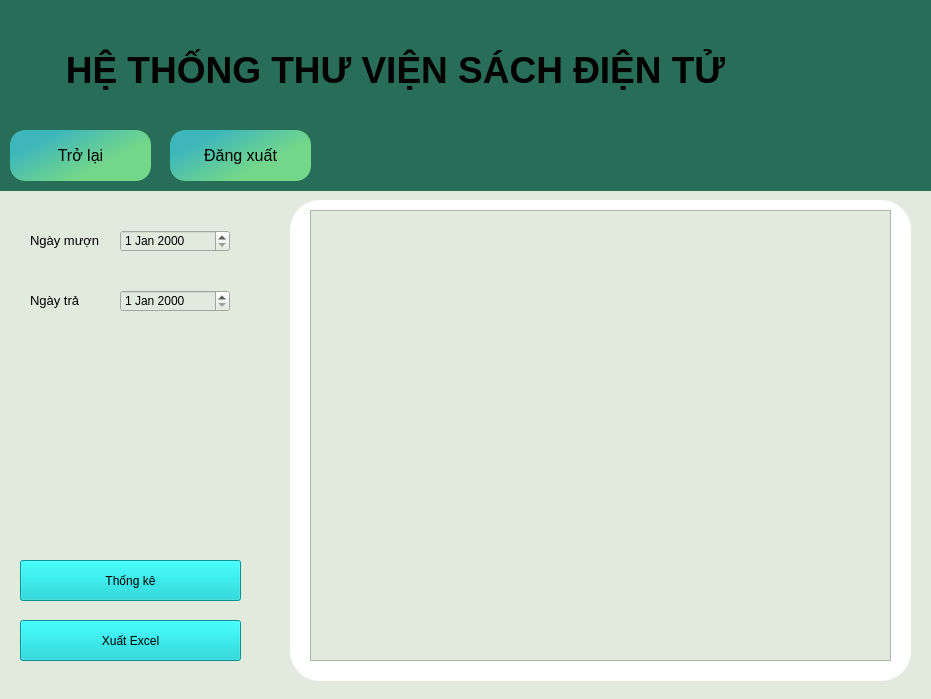
<?xml version="1.0" encoding="UTF-8"?>
<ui version="4.0">
 <class>Thongke</class>
 <widget class="QMainWindow" name="Thongke">
  <property name="geometry">
   <rect>
    <x>0</x>
    <y>0</y>
    <width>931</width>
    <height>699</height>
   </rect>
  </property>
  <property name="windowTitle">
   <string>MainWindow</string>
  </property>
  <widget class="QWidget" name="centralwidget">
   <widget class="QLabel" name="label">
    <property name="geometry">
     <rect>
      <x>-10</x>
      <y>-10</y>
      <width>941</width>
      <height>201</height>
     </rect>
    </property>
    <property name="styleSheet">
     <string notr="true">background-color: rgb(40, 109, 87);</string>
    </property>
    <property name="text">
     <string/>
    </property>
   </widget>
   <widget class="QLabel" name="label_9">
    <property name="geometry">
     <rect>
      <x>490</x>
      <y>0</y>
      <width>431</width>
      <height>191</height>
     </rect>
    </property>
    <property name="text">
     <string/>
    </property>
    <property name="pixmap">
     <pixmap>HinhAnh/background-trangchu1-removebg-preview.png</pixmap>
    </property>
    <property name="scaledContents">
     <bool>true</bool>
    </property>
   </widget>
   <widget class="QPushButton" name="p_trolai">
    <property name="geometry">
     <rect>
      <x>10</x>
      <y>130</y>
      <width>141</width>
      <height>51</height>
     </rect>
    </property>
    <property name="font">
     <font>
      <pointsize>12</pointsize>
     </font>
    </property>
    <property name="styleSheet">
     <string notr="true">QPushButton#p_trolai{
background-color: qlineargradient(spread:pad, x1:0.0199005, y1:0.204, x2:0.726, y2:0.7105, stop:0.19403 rgba(63, 183, 186, 255), stop:0.900498 rgba(115, 214, 139, 255));
border-radius: 15px;
}
QPushButton#p_trolai::hover{
	background-color:rgb(255, 170, 0);
}
</string>
    </property>
    <property name="text">
     <string>Trở lại</string>
    </property>
   </widget>
   <widget class="QWidget" name="widget" native="true">
    <property name="geometry">
     <rect>
      <x>0</x>
      <y>190</y>
      <width>941</width>
      <height>511</height>
     </rect>
    </property>
    <property name="styleSheet">
     <string notr="true">background-color: rgb(226, 234, 221);</string>
    </property>
    <widget class="QTableWidget" name="tb_tk">
     <property name="geometry">
      <rect>
       <x>310</x>
       <y>20</y>
       <width>581</width>
       <height>451</height>
      </rect>
     </property>
     <property name="editTriggers">
      <set>QAbstractItemView::NoEditTriggers</set>
     </property>
     <property name="tabKeyNavigation">
      <bool>false</bool>
     </property>
     <property name="showDropIndicator" stdset="0">
      <bool>false</bool>
     </property>
     <property name="dragDropOverwriteMode">
      <bool>false</bool>
     </property>
     <property name="alternatingRowColors">
      <bool>true</bool>
     </property>
     <attribute name="horizontalHeaderDefaultSectionSize">
      <number>166</number>
     </attribute>
     <attribute name="horizontalHeaderStretchLastSection">
      <bool>true</bool>
     </attribute>
    </widget>
    <widget class="QLabel" name="label_2">
     <property name="geometry">
      <rect>
       <x>290</x>
       <y>10</y>
       <width>621</width>
       <height>481</height>
      </rect>
     </property>
     <property name="styleSheet">
      <string notr="true">background-color: rgb(255, 255, 255);
border-radius: 30px;</string>
     </property>
     <property name="text">
      <string/>
     </property>
    </widget>
    <widget class="QPushButton" name="p_thongke">
     <property name="geometry">
      <rect>
       <x>20</x>
       <y>370</y>
       <width>221</width>
       <height>41</height>
      </rect>
     </property>
     <property name="styleSheet">
      <string notr="true">background-color: rgb(0, 207, 207);
font: 10pt &quot;MS Shell Dlg 2&quot;;</string>
     </property>
     <property name="text">
      <string>Thống kê</string>
     </property>
    </widget>
    <widget class="QPushButton" name="p_excel">
     <property name="geometry">
      <rect>
       <x>20</x>
       <y>430</y>
       <width>221</width>
       <height>41</height>
      </rect>
     </property>
     <property name="styleSheet">
      <string notr="true">background-color: rgb(0, 207, 207);
font: 10pt &quot;MS Shell Dlg 2&quot;;
</string>
     </property>
     <property name="text">
      <string>Xuất Excel</string>
     </property>
    </widget>
    <widget class="QLabel" name="label_5">
     <property name="geometry">
      <rect>
       <x>30</x>
       <y>40</y>
       <width>71</width>
       <height>21</height>
      </rect>
     </property>
     <property name="font">
      <font>
       <pointsize>10</pointsize>
      </font>
     </property>
     <property name="text">
      <string>Ngày mượn</string>
     </property>
    </widget>
    <widget class="QLabel" name="label_8">
     <property name="geometry">
      <rect>
       <x>30</x>
       <y>100</y>
       <width>71</width>
       <height>21</height>
      </rect>
     </property>
     <property name="font">
      <font>
       <pointsize>10</pointsize>
      </font>
     </property>
     <property name="text">
      <string>Ngày trả</string>
     </property>
    </widget>
    <widget class="QDateEdit" name="Ngaymuon">
     <property name="geometry">
      <rect>
       <x>120</x>
       <y>40</y>
       <width>110</width>
       <height>22</height>
      </rect>
     </property>
    </widget>
    <widget class="QDateEdit" name="Ngaytra">
     <property name="geometry">
      <rect>
       <x>120</x>
       <y>100</y>
       <width>110</width>
       <height>22</height>
      </rect>
     </property>
    </widget>
    <zorder>label_2</zorder>
    <zorder>tb_tk</zorder>
    <zorder>p_thongke</zorder>
    <zorder>p_excel</zorder>
    <zorder>label_5</zorder>
    <zorder>label_8</zorder>
    <zorder>Ngaymuon</zorder>
    <zorder>Ngaytra</zorder>
   </widget>
   <widget class="QPushButton" name="p_dx">
    <property name="geometry">
     <rect>
      <x>170</x>
      <y>130</y>
      <width>141</width>
      <height>51</height>
     </rect>
    </property>
    <property name="font">
     <font>
      <pointsize>12</pointsize>
     </font>
    </property>
    <property name="styleSheet">
     <string notr="true">QPushButton#p_dx{
background-color: qlineargradient(spread:pad, x1:0.0199005, y1:0.204, x2:0.726, y2:0.7105, stop:0.19403 rgba(63, 183, 186, 255), stop:0.900498 rgba(115, 214, 139, 255));
border-radius: 15px;
}
QPushButton#p_dx::hover{
	background-color:rgb(255, 170, 0);
}
</string>
    </property>
    <property name="text">
     <string>Đăng xuất</string>
    </property>
   </widget>
   <widget class="QLabel" name="label_15">
    <property name="geometry">
     <rect>
      <x>-50</x>
      <y>30</y>
      <width>891</width>
      <height>81</height>
     </rect>
    </property>
    <property name="font">
     <font>
      <pointsize>10</pointsize>
     </font>
    </property>
    <property name="styleSheet">
     <string notr="true">color:rgb(255, 255, 255),
</string>
    </property>
    <property name="text">
     <string>&lt;html&gt;&lt;head/&gt;&lt;body&gt;&lt;p align=&quot;center&quot;&gt;&lt;span style=&quot; font-size:28pt; font-weight:600;&quot;&gt;HỆ THỐNG THƯ VIỆN SÁCH ĐIỆN TỬ&lt;/span&gt;&lt;/p&gt;&lt;/body&gt;&lt;/html&gt;</string>
    </property>
    <property name="scaledContents">
     <bool>true</bool>
    </property>
   </widget>
   <widget class="QLabel" name="label_14">
    <property name="geometry">
     <rect>
      <x>730</x>
      <y>20</y>
      <width>201</width>
      <height>161</height>
     </rect>
    </property>
    <property name="font">
     <font>
      <pointsize>10</pointsize>
     </font>
    </property>
    <property name="text">
     <string/>
    </property>
    <property name="pixmap">
     <pixmap>Hinhanh/logo1.png</pixmap>
    </property>
    <property name="scaledContents">
     <bool>true</bool>
    </property>
   </widget>
   <zorder>widget</zorder>
   <zorder>label</zorder>
   <zorder>label_9</zorder>
   <zorder>p_trolai</zorder>
   <zorder>p_dx</zorder>
   <zorder>label_15</zorder>
   <zorder>label_14</zorder>
  </widget>
 </widget>
 <resources/>
 <connections/>
</ui>
